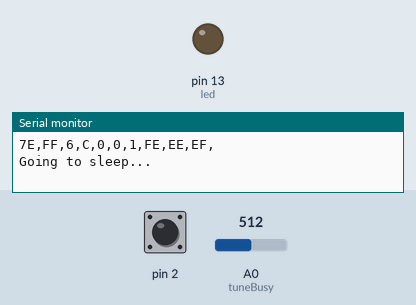
Simulated run of this sketch. Board: Arduino Nano, built with avr-gcc and run on an emulated ATmega328P. Parts: output pins drawn as LEDs (lit = HIGH), the last lines printed to the serial monitor. The test bench sets the inputs (shaded band); at power-on: pin 2 HIGH, A0 (tuneBusy) = 512. Sleep ends after the set time or at an interrupt; random numbers use the default seed unless the sketch sets one; pins used as bus, display or sensor lines are not drawn.

Above: at 1.8 s.
1.9 s: pin 2 pulled LOW for 0.15 s
At 2.8 s:
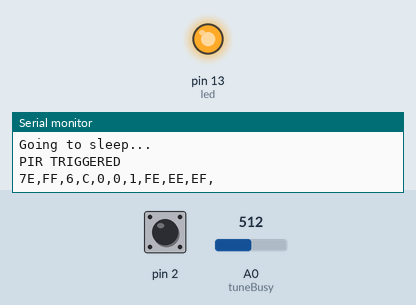
5.0 s: A0 (tuneBusy) set to 415
8.0 s: A0 (tuneBusy) set to 387
9.5 s: pin 2 pulled LOW for 1 s
At 11.0 s:
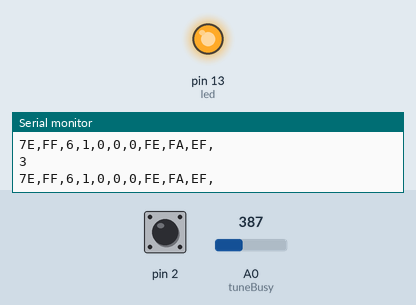
Timing chart, 0 to 12.5 s (numbered marks = the images above; inputs shaded):
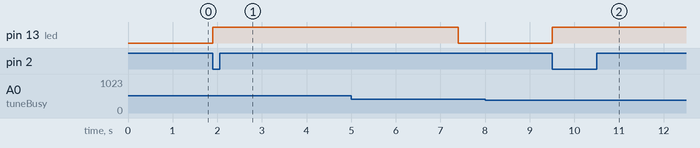

Measured:
- after the input at 1.9 s, pin 13 (led): LOW → HIGH at once
- after the input at 8.0 s, every drawn part: stays the same
- after the input at 9.5 s, pin 13 (led): LOW → HIGH at once

The sketch:

SolarBirdSongUnitv9.ino
```cpp
/*
  The code for a Solar Powered Birdsong Unit
  This is recharged by solar PV power
  It has a PIR which sets off birdsong stored onto
  a SoundOut MP3 Audio Module (EA MOD 1021) from Embedded Adventures
  http://www.embeddedadventures.com/soundout_mp3_module_mod-1021.html

  The power to the sound unit and amplifier are controlled
  using a digital output pin.

  This must have a decent power supply (eg. battery) or it will brown-out reset.

  This runs on
  A Nano 5V
  A SoundOut MP3 Audio Module (EA MOD 1021) from Embedded Adventures
  http://www.embeddedadventures.com/soundout_mp3_module_mod-1021.html
  A li-po rider + PV module is used to recharge a 2000mAh li-ion battery
  A simple PIR sensor is used to trigger the unit.

  To reduce power consumption the unit goes to sleep a LOT.
  An interuupt from the PIR pin causes it to wake up

  If its triggered the a random sound file is played.
  If not then it just goes back to sleep again.
  Current when asleep = 1-1.5mA
  Current when awake = 20mA
  Current when playing sounds = 100-200mA.

  DFPlayer Mini
  Datasheet:
  https://www.openhacks.com/uploadsproductos/dfplayer_mini_-_robot_wiki.pdf
  Code:
  http://www.dfrobot.com/wiki/index.php/DFPlayer_Mini_SKU:DFR0299

  Do not use NPN transistor for ground - set unit into low power standby mode.
  Use command 0x0A to do this.

  More infomation here:
  matt@re-innovation.co.uk
  www.re-innovation.co.uk

*/

/*
  Updates:
  5/5/15  First version of the code - Matt Little
  1/6/15  Adding sleep code to reduce power consumption - Matt Little
  18/5/16 Changing player to DFPlayer Mini. Same unit. - Matt Little
  18/5/16 Sorting MP3 file playing issue. Should always play the same file.
*/

#include <stdlib.h>
//#include "Arduino.h"
//#include <avr/interrupt.h>
#include <avr/sleep.h>
#include <avr/power.h>
//#include <avr/io.h>
#include <SoftwareSerial.h>

// ***** Digital I/O *********
#define powerControl  5
#define pirInterrupt 2
#define led 13

// Sound Module Connections
//#define RST 9    // change - pin 11
#define TX 11    // " 12
#define RX 10   // " 13

// Define the MP3 Module's Commands that we'll be using
#define cmdNextTrack  0x01                  // Next track.
#define cmdPrevTrack  0x02                  // Previous track.
#define cmdRepeatPlay 0x11                  // Repeat play.

#define cmdSetVolume  0x06                  // Set Volume to a specified value.
#define cmdSetEq      0x07                  // Set Equalizer to a specified value.
#define cmdReset      0x0c                  // Reset MP3 Module.
#define cmdsdTracks   0x47                  // Reset MP3 Module.
#define cmdLowPower   0x0A                  // Put module into Low Power mode

// ******* Analogue I/O **********
int tuneBusy = A0;  // Measure when the audio module has finnished.

int tune;  // This is the tune file to play
int tuneMax = 20;  // This is the maximum tune ID (usually 20)

int sensorValue = 0;  // Holds the busy pin sensor value.

boolean busyPin = 0;  // This is a flag for the busyPin

SoftwareSerial mp3(RX, TX); // RX, TX

unsigned int volume = 10;                   // Starting MP3 module volume (0 - 31).
unsigned int eq = 0;                        // Normal/Pop/Rock/Jazz/Classic/Base equalizer.

unsigned int playTune = 0;  // This holds a random number from

byte data[10];
char inByte;

// Initialize send buffer for MP3 module command string.
byte cmdBuff[10] = {0x7e,                   // Start Byte, always 0x7e.
                    0xff,                   // Version, always 0xff.
                    0x06,                   // Data length, always 0x06 for us.
                    0x00,                   // Command value.
                    0x00,                   // Feedback, always 0x00 ('No feedback') for us.
                    0x00,                   // Command parameter Hi Byte.
                    0x00,                   // Command paramemer Lo Byte.
                    0x00,                   // Checksum Hi Byte.
                    0x00,                   // Checksum Lo Byte.
                    0xef                    // End Byte, always 0xef.
                   };


void interruptPIR() {
  // Want to wake up from sleep here
  //sleep_disable();
  // An interrupt on Pin D2 should wake this up.
  detachInterrupt(0);
}


/***************************************************
 *  Name:        enterSleep
 *
 *  Returns:     Nothing.
 *
 *  Parameters:  None.
 *
 *  Description: Enters the arduino into sleep mode.
 *
 ***************************************************/
void enterSleep(void)
{

  sleep_enable();
  // Attach interrupt again
  attachInterrupt(0, interruptPIR, LOW);
  delay(100);

  set_sleep_mode(SLEEP_MODE_PWR_DOWN);
  //set_sleep_mode(SLEEP_MODE_IDLE);

  cli();
  sleep_bod_disable();
  sei();
  sleep_cpu();


  //sleep_mode();
  /* The program will continue from here. */


  /* First thing to do is disable sleep. */
  sleep_disable();
}

void setup()
{

  // Set all other pins to input with pull_up to reduce power consumption

  DDRD &= B00000011;       // set Arduino  as inputs, leaves 0,1 (RX & TX) 2 & 5 as is
  DDRB = B00000000;        // set pins 8 to 13 as inputs, leaves 10,11 as is
  PORTD |= B11111100;      // enable pullups on pins 2 to 7, leaves 0,1 (RX & TX) 2 & 5 as is
  PORTB |= B11111111;      // enable pullups on pins 8 to 13, leaves 10,11 as is

  // initialize the digital pin as an output.
  // Pin 13 has an LED connected on most Arduino boards:
  //pinMode(powerControl, OUTPUT);
  pinMode(led, OUTPUT);
  digitalWrite(led, LOW);             // Display we are awake or not
  pinMode(RX,INPUT);
  pinMode(TX,OUTPUT);


  Serial.begin(9600);


  //digitalWrite(powerControl, HIGH);

  mp3.begin(9600);                              // Initialise software serial.
  delay(150);
  sendCommand(cmdReset, 1);                     // Reset MP3 module (command, parameter).
  delay(500);

  //mp3.end();
  digitalWrite(led, LOW);             // MP3 module busy signal is active low.
  digitalWrite(powerControl, LOW);

  randomSeed(analogRead(A3));  // Read a disconnected pin to seed the random algorithm

}


// Routine to build 10-byte command buffer and write to software serial Tx (MP3 module Rx).
void sendCommand(byte Cmd, unsigned int Param) {
  unsigned int sum = 0;
  cmdBuff[3] = Cmd;                    // Command.
  cmdBuff[5] = (byte) (Param >> 8);    // Param Hi byte.
  cmdBuff[6] = (byte) (Param);         // Param Lo byte.

  for (int i = 1; i < 7; i++) {        // Calculate 16-bit checksum from buffer bytes 1 to 6.
    sum -= cmdBuff[i];
  }

  cmdBuff[7] = (byte) (sum >> 8);      // Add checksum Hi byte to buffer.
  cmdBuff[8] = (byte) sum;             // Add checksum Lo byte to buffer.

  for (int i = 0; i < 10; i++)
  { // Write entire buffer to software serial (mp3).
    mp3.write(cmdBuff[i]);
    Serial.print(cmdBuff[i], HEX);
    Serial.print(',');
  }
  Serial.println();
}

void loop()
{
    Serial.println("Going to sleep...");
    /* Re-enter sleep mode. */
    enterSleep();

  // Only if the PIR is activated do we play the tune:
  // This code will just wake up if the PIR is activated
  // If PIR is triggered then it will play a random bird sample.
  // Otherwise it just goes to sleep again
    Serial.println("PIR TRIGGERED");
    digitalWrite(led, HIGH);


    sendCommand(cmdReset, 1);                     // Reset MP3 module (command, parameter).


    for (int i = 0; i <= 100; i++)
    {
      delay(10);
    }

    // Randomly decide on the next tune:
    Serial.print("Next Track:");
    tune = random(tuneMax);

    tune = 3;
    Serial.println(tune);
    for(int j = 0; j<=tune; j++)
    {
      Serial.println(j);
      sendCommand(cmdNextTrack, 0);
      delay(100);
    }

    // SHORT DELAY FOR TESTING

   for(int i=0;i<200;i++)
   {
      sensorValue = analogRead(tuneBusy);
      delay(10);
   }

    // Wait until track finished
    while(sensorValue<=400) // Busy signal is ACTIVE LOW
    {
      for(int i=0;i<=10;i++)
      {
        delay(10);
      }
      sensorValue = analogRead(tuneBusy);
    }

    // Switch OFF power
    for (int i = 0; i <= 200; i++)
    {
      delay(10);
    }
    //sendCommand(cmdLowPower, 1);                     // Reset MP3 module (command, parameter).

    digitalWrite(led, LOW);             // MP3 module busy signal is active low.
}
```
